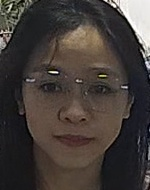
#> input picture images/face1.jpg, 150 x 190 px
$ python -i aligner.py   (imports and definitions only)
#> lines starting #> are read from the running program, lines starting #| are printed output that depends on the picture
"""
Reconstructed Python code from face_aligner.so disassembly
Module: processing.face_aligner
This is a face alignment and preprocessing module using OpenCV and scikit-image
Generated from assembly analysis
"""

import cv2
import numpy as np
from skimage.transform import SimilarityTransform
import math


class FaceAligner:
    """
    Face aligner class for preprocessing face images
    Uses similarity transformation for face alignment based on landmarks
    """

    def __init__(self, image_size=112, margin=0):
        """
        Initialize the FaceAligner

        Args:
            image_size: Target size for the aligned face image (default: 112)
            margin: Margin to add around the face bounding box (default: 0)
        """
        self.image_size = image_size
        self.margin = margin

        # Standard facial landmarks reference points for alignment
        # These are typical 5-point landmarks (2 eyes, nose, 2 mouth corners)
        # Normalized to image_size
        self.reference_landmarks = None
        self._init_reference_landmarks()

    def _init_reference_landmarks(self):
        """
        Initialize reference facial landmarks for alignment
        Standard 5-point face model
        """
        # Standard face template landmarks (normalized coordinates)
        # Format: [[left_eye], [right_eye], [nose], [left_mouth], [right_mouth]]
        image_size = self.image_size

        # Typical landmark positions for a frontal face
        # These are approximate normalized positions
        self.reference_landmarks = np.array([
            [30.2946 + 8.0, 51.6963],  # left eye
            [65.5318 + 8.0, 51.5014],  # right eye
            [48.0252 + 8.0, 71.7366],  # nose tip
            [33.5493 + 8.0, 92.3655],  # left mouth corner
            [62.7299 + 8.0, 92.2041]   # right mouth corner
        ], dtype=np.float32)

        # Scale to image size if not 112
        if image_size != 112:
            scale = image_size / 112.0
            self.reference_landmarks = self.reference_landmarks * scale

    def preprocess(self, img, bbox=None, landmark=None):
        """
        Preprocess and align face image based on landmarks

        Args:
            img: Input image (numpy array)
            bbox: Face bounding box [x1, y1, x2, y2] (optional)
            landmark: Facial landmarks, typically 5 points [[x,y], ...] (optional)

        Returns:
            Aligned and cropped face image
        """
        if landmark is not None:
            # Perform alignment using landmarks
            return self._align_face_with_landmarks(img, landmark)
        elif bbox is not None:
            # Crop using bounding box
            return self._crop_image(img, bbox)
        else:
            # Return resized image
            return cv2.resize(img, (self.image_size, self.image_size))

    # [119 lines left out: functions _align_face_with_landmarks, _crop_image, crop_image, test, not called in this run]


# [3 lines not run here, left out]

>>> import cv2
>>> picture = cv2.imread('../images/face1.jpg')
#> picture is the input picture: shape (190, 150, 3); mean B, G, R 56.7, 60.7, 67.9
>>> result = FaceAligner().preprocess(picture)
#> in preprocess, `return cv2.resize(img, (self.image_size, self.image_size))`:
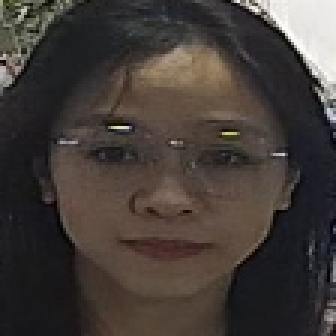
#> returned value: shape (112, 112, 3) (shown 3 times larger); mean of channels 0, 1, 2 56.6, 60.5, 67.8; drawn as B, G, R

$ run again, on images/face2.jpg
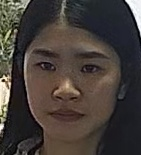
#> input picture images/face2.jpg, 141 x 155 px
#> picture is the input picture: shape (155, 141, 3); mean B, G, R 57.1, 61.8, 69.5
#> in preprocess, `return cv2.resize(img, (self.image_size, self.image_size))`:
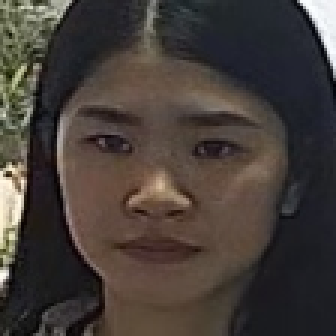
#> returned value: shape (112, 112, 3) (shown 3 times larger); mean of channels 0, 1, 2 57, 61.7, 69.4; drawn as B, G, R

$ run again, on images/face3.jpg
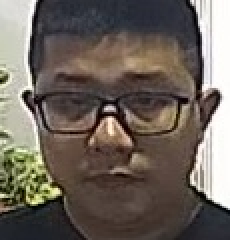
#> input picture images/face3.jpg, 115 x 120 px (shown 2 times larger)
#> picture is the input picture: shape (120, 115, 3); mean B, G, R 91.7, 100, 109.2
#> in preprocess, `return cv2.resize(img, (self.image_size, self.image_size))`:
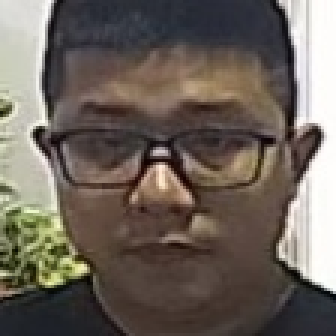
#> returned value: shape (112, 112, 3) (shown 3 times larger); mean of channels 0, 1, 2 91.6, 99.9, 109.1; drawn as B, G, R

$ run again, on images/face4.jpg
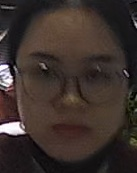
#> input picture images/face4.jpg, 137 x 173 px
#> picture is the input picture: shape (173, 137, 3); mean B, G, R 44.2, 48.7, 60
#> in preprocess, `return cv2.resize(img, (self.image_size, self.image_size))`:
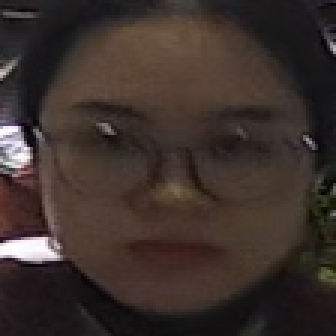
#> returned value: shape (112, 112, 3) (shown 3 times larger); mean of channels 0, 1, 2 44.1, 48.6, 59.9; drawn as B, G, R
